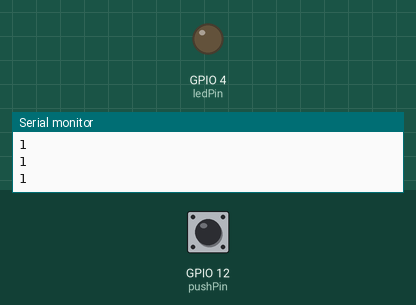
Simulated run of this sketch. Board: ESP8266 (NodeMCU). Parts: output pins drawn as LEDs (lit = HIGH), the last lines printed to the serial monitor. The inputs (shaded band) are chosen by the test bench; at power-on: GPIO 12 (pushPin) HIGH.

Above: at 1.2 s.
1.3 s: GPIO 12 (pushPin) pulled LOW for 0.15 s
At 1.9 s:
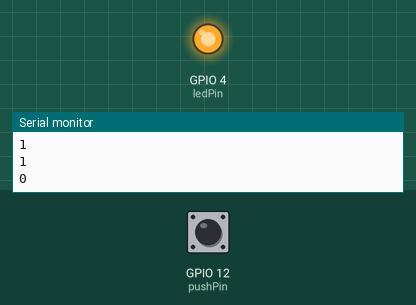
Timing chart, 0 to 4.3 s (numbered marks = the images above; inputs shaded):
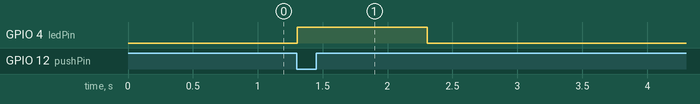

Measured:
- after the input at 1.3 s, GPIO 4 (ledPin): LOW → HIGH at once, → LOW 1.0 s later

The sketch:

Panic_Alarm_Code.ino
```cpp
#include <SPI.h>
#include <ESP8266WiFi.h>
#include <ThingerWifi.h>

ThingerWifi thing("junaid", "nm1", "1234567");
int pushPin = 12; //  Pin 6 on Node MCU   //the digital pin connected to the PIR sensor's output
int ledPin = 4;  // Pin 2 on NodeMCU
int val = 0;     // variable for reading the pin status


void setup() {

   pinMode(ledPin, OUTPUT);  // declare LED as output
  pinMode(pushPin, INPUT_PULLUP);// declare pushbutton as input
  Serial.begin(9600);

    //connecting to WIFI
   thing.add_wifi("NETGEAR45", "curlybird210");
  Serial.println("entering the gates");
}

void loop(){

 val = digitalRead(pushPin);
  Serial.println(val);// read input value
  if (val == LOW) {         // check if the input is HIGH (button released)
    digitalWrite(ledPin, HIGH);  // turn LED OFF
    delay(1000);
        digitalWrite(ledPin, LOW);

      thing.handle();
           thing.call_endpoint("email");
           delay(5000);
   // digitalWrite(inPin, HIGH);
  } else {
    digitalWrite(ledPin, LOW);  // turn LED ON
  }

}
```
